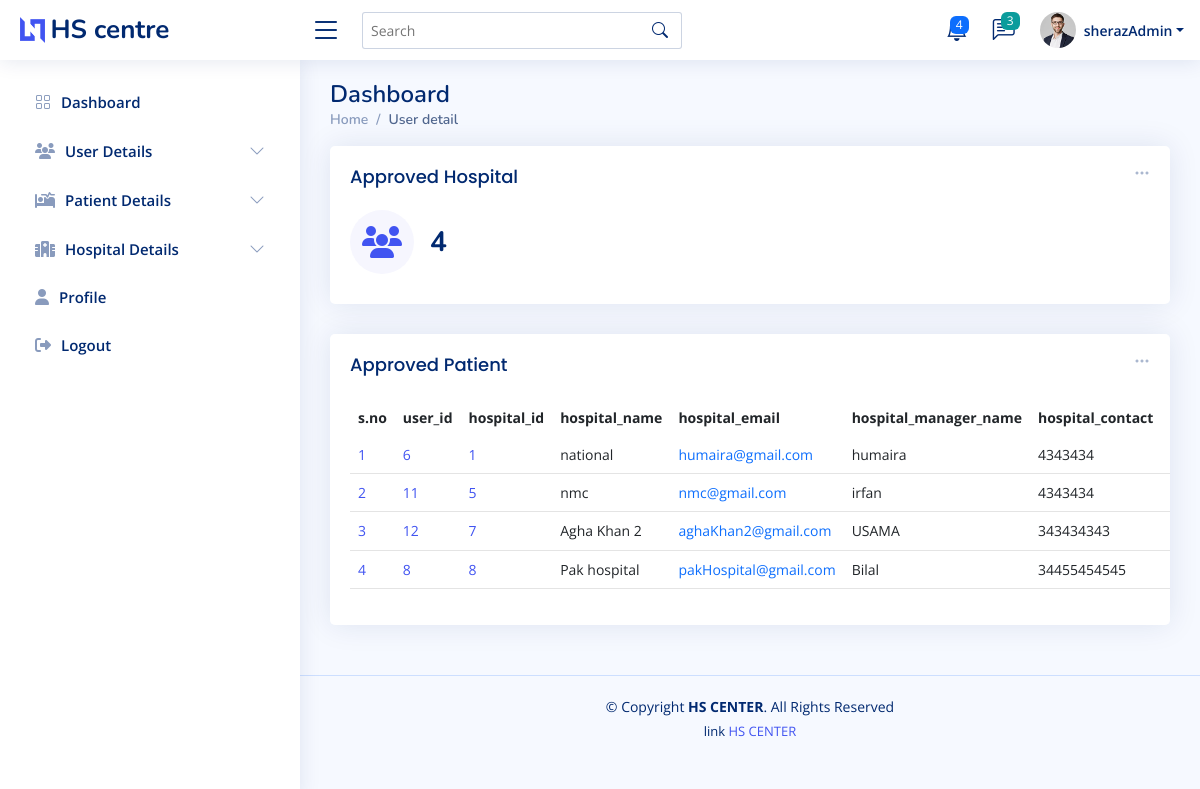
/admin_app_hos.php (signed in), run on the app's committed database.
### tables this page shows
CREATE TABLE `reg_hospital` (
  `hospital_id` int(11) NOT NULL,
  `hospital_name` varchar(200) NOT NULL,
  `hospital_manager_name` varchar(200) NOT NULL,
  `hospital_email` varchar(200) NOT NULL,
  `hospital_contact` varchar(255) NOT NULL,
  `hospital_location` varchar(222) NOT NULL,
  `hospital_manager_cnic` varchar(222) NOT NULL,
  `hospital_open_time` varchar(222) NOT NULL,
  `hospital_close_time` varchar(222) NOT NULL,
  `user_id` varchar(222) NOT NULL,
  `hospital_status` varchar(222) NOT NULL
);

### admin_app_hos.php (the view, shortened to what this page needs)
<?php
require 'conn.php';
$fetch_app_hospitalQ = "SELECT * FROM `reg_hospital` WHERE `hospital_status` ='approved'";
$fetch_app_hospital = mysqli_query($conn,$fetch_app_hospitalQ);
$total_app_hospital = mysqli_num_rows($fetch_app_hospital);
?>
<!DOCTYPE html>
<html lang="en">
<head>
  <?php require './component/_admin_link.php'?>
</head>
<body>
<?php require './component/_admin_nav.php';?>
  <main id="main" class="main " >
    <div class="pagetitle ">
      <h1>Dashboard</h1>
      <nav>
        <ol class="breadcrumb">
          <li class="breadcrumb-item"><a href="admin-index.php">Home</a></li>
          <li class="breadcrumb-item active">User detail</li>
        </ol>
      </nav>
    </div>
    <section class="section dashboard ">
      <div class="row ">
        <div class="col-lg-12">
          <div class="row ">
            <div class="col-xxl-4 col-md-6  w-100">
              <div class="card info-card sales-card">
                <div class="filter">
                  <a class="icon" href="#" data-bs-toggle="dropdown"><i class="bi bi-three-dots"></i></a>
                </div>
                <div class="card-body">
                <h5 class="card-title">Approved Hospital</h5>
                  <div class="d-flex align-items-center">
                    <div class="card-icon rounded-circle d-flex align-items-center justify-content-center">
                    <i class="fa-solid fa-users"></i>
                    </div>
                    <div class="ps-3">
                      <h6><?=$total_app_hospital?></h6>
                    </div>
                  </div>
                </div>
              </div>
            </div>
 <div class="col-12" >
              <div class="card recent-sales overflow-auto">
                <div class="filter">
                  <a class="icon" href="#" data-bs-toggle="dropdown"><i class="bi bi-three-dots"></i></a>
                </div>
                <div class="card-body">
                  <h5 class="card-title">Approved Patient</h5>
                  <table class="table table-borderless datatable" id="dowload_pdf">
                    <thead>
                      <tr>
                      <th scope="col">s.no</th>
                        <th scope="col">user_id</th>
                        <th scope="col">hospital_id </th>
                        <th scope="col">hospital_name</th>
                        <th scope="col">hospital_email</th>
                        <th scope="col">hospital_manager_name</th>
                        <th scope="col">hospital_contact</th>
                        <th scope="col">hospital_location</th>
                      </tr>
                    </thead>
                    <tbody>
                    <?php
                    if($total_app_hospital  > 0){
                      while($app_hos_data = mysqli_fetch_assoc($fetch_app_hospital)){
                        $i+=1;
                          echo '<tr>
                          <td scope="row"><a href="#">'.$i.'</a></td>
                          <td scope="row"><a href="#">'.$app_hos_data['user_id'].'</a></td>
                          <td scope="row"><a href="#">'.$app_hos_data['hospital_id'].'</a></td>
                          <td>'.$app_hos_data['hospital_name'].'</td>
                          <td><a  class="text-primary">'.$app_hos_data['hospital_email'].'</a></td>
                          <td>'.$app_hos_data['hospital_manager_name'].'</td>
                          <td>'.$app_hos_data['hospital_contact'].'</td>
                          <td>'.$app_hos_data['hospital_location'].'</td>
                          <td>'.$app_hos_data['hospital_manager_cnic'].'</td>
                          <td>'.$app_hos_data['hospital_open_time'].'</td>
                        <td>'.$app_hos_data['hospital_close_time'].'</td>
                          <td>'.$app_hos_data['hospital_status'].'</td>
                          <td><a  href="admin_reject_hospital.php?hospital_ID='.$app_hos_data['hospital_id'].'&pageUrl=admin_app_hos.php" class="badge bg-danger ">reject</a></td>
                        </tr>';
                      }
                    }
                    ?>
                    </tbody>
                  </table>
                </div>
              </div>
            </div>
          </div>
        </div>
      </div>
    </section>
  </main>
  <?php require './component/_admin_footer.php'?>
</body>
</html>

### assets_admin/css/style.css (style rules this page uses)
:root { scroll-behavior: smooth; }
body { font-family: "Open Sans", sans-serif; background: #f6f9ff; color: #444444; }
a { color: #4154f1; text-decoration: none; }
h1, h2, h3, h4, h5, h6 { font-family: "Nunito", sans-serif; }
#main { margin-top: 60px; padding: 20px 30px; transition: all 0.3s; }
.pagetitle { margin-bottom: 10px; }
.pagetitle h1 { font-size: 24px; margin-bottom: 0; font-weight: 600; color: #012970; }
.card { margin-bottom: 30px; border: none; border-radius: 5px; box-shadow: 0px 0 30px rgba(1, 41, 112, 0.1); }
.card-title { padding: 20px 0 15px 0; font-size: 18px; font-weight: 500; color: #012970; font-family: "Poppins", sans-serif; }
.card-body { padding: 0 20px 20px 20px; }
.breadcrumb { font-size: 14px; font-family: "Nunito", sans-serif; color: #899bbd; font-weight: 600; }
.breadcrumb a { color: #899bbd; transition: 0.3s; }
.breadcrumb .breadcrumb-item::before { color: #899bbd; }
.breadcrumb .active { color: #51678f; font-weight: 600; }
@media (min-width: 1200px) { #main, #footer { margin-left: 300px; } }
.dashboard .filter { position: absolute; right: 0px; top: 15px; }
.dashboard .filter .icon { color: #aab7cf; padding-right: 20px; padding-bottom: 5px; transition: 0.3s; font-size: 16px; }
.dashboard .info-card { padding-bottom: 10px; }
.dashboard .info-card h6 { font-size: 28px; color: #012970; font-weight: 700; margin: 0; padding: 0; }
.dashboard .card-icon { font-size: 32px; line-height: 0; width: 64px; height: 64px; flex-shrink: 0; flex-grow: 0; }
.dashboard .sales-card .card-icon { color: #4154f1; background: #f6f6fe; }
.dashboard .recent-sales { font-size: 14px; }
.dashboard .recent-sales .table thead { background: #f6f6fe; }
.dashboard .recent-sales .table thead th { border: 0; }

### admin_app_hos.php (style rules this page uses)
table { width: 100vw !important; overflow-x: scroll !important; }
table th { white-space: nowrap; }
table td { border-bottom: 1px solid #e4e4e4 !important; }

### data on the page
reg_hospital: user "6", hospital_id "1", hospital_name "national", hospital_email "humaira@gmail.com", hospital_manager_name "humaira", hospital_contact "4343434"
reg_hospital: user "11", hospital_id "5", hospital_name "nmc", hospital_email "nmc@gmail.com", hospital_manager_name "irfan", hospital_contact "4343434"
reg_hospital: user "12", hospital_id "7", hospital_name "Agha Khan 2", hospital_email "aghaKhan2@gmail.com", hospital_manager_name "USAMA", hospital_contact "343434343"
reg_hospital: user "8", hospital_id "8", hospital_name "Pak hospital", hospital_email "pakHospital@gmail.com", hospital_manager_name "Bilal", hospital_contact "34455454545"

### other printed values
$_SESSION['admin_name'] "sherazAdmin"
$total_app_hospital "4"
